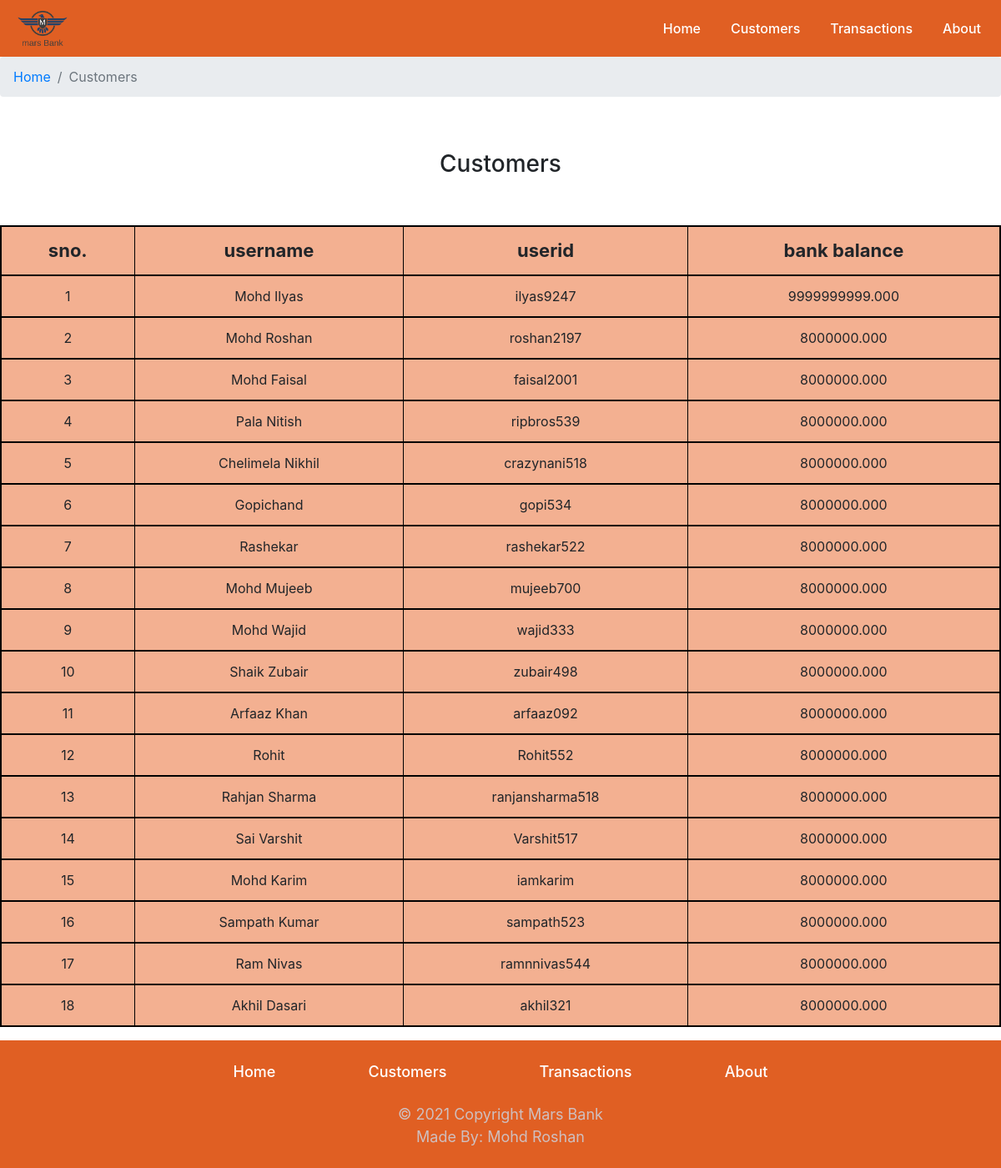
The page /customers.php on the database its author committed.
### tables this page shows
CREATE TABLE `users` (
  `sno` int(255) NOT NULL,
  `username` varchar(20) NOT NULL,
  `userID` varchar(25) NOT NULL,
  `bankBalance` double(23,3) NOT NULL
);

### customers.php (the view, shortened to what this page needs)
<?php
include("connection.php");
include("includes/header.php");
?>
<html>
<head>
    <link rel="stylesheet" href="css/common.css">
</head>
<body>
    <nav aria-label="breadcrumb">
        <ol class="breadcrumb">
            <li class="breadcrumb-item"><a href="index.php">Home</a></li>
            <li class="breadcrumb-item active" aria-current="page">Customers</li>
        </ol>
    </nav>
    <div class="main-content main">
        <br><br>
        <h3> Customers </h3>
        <br><br>
        <div class="table-responsive">
            <table class="table ">
                <tr>
                    <th>sno.</th>
                    <th>username</th>
                    <th>userid</th>
                    <th>bank balance</th>
                </tr>
                <?php
                $query = "SELECT * FROM users";
                $data = mysqli_query($conn, $query);
                $total = mysqli_num_rows($data);
                if ($total != 0)
                    while ($result = mysqli_fetch_assoc($data)) {
                        echo "<tr>
                        <td>" . $result['sno'] . "</td>
                        <td>" . $result['username'] . "</td>
                        <td>" . $result['userID'] . "</td>
                        <td>" . $result['bankBalance'] . "</td> </tr>";
                    }
                ?>
            </table>
        </div>
    </div>
    <?php
    include("includes/footer.php");
    ?>
</body>
</html>

### includes/header.php (shortened to what this page needs)
<!DOCTYPE html>
<html>
<head>
  <link rel="stylesheet" href="css/header.css">
  <?php
  include "head-links.php"
  ?>
</head>
<body>
  <nav class="navbar navbar-expand-lg navbar-light">
    <a class="navbar-brand" href="index.php"><img src="images/logo.png" alt="logo" width="70px"></a>
    <div class="collapse navbar-collapse" id="navbarSupportedContent" data-toggle="collapse" data-target=".navbar-collapse">
      <ul class="navbar-nav ml-auto">
        <li class="nav-item">
          <a class="nav-link" href="index.php">Home</a>
        </li>
        <li class="nav-item">
          <a class="nav-link" href="customers.php">Customers</a>
        </li>
        <li class="nav-item">
          <a class="nav-link" href="transactions.php">Transactions</a>
        </li>
        <li class="nav-item">
          <a class="nav-link" href="about.php">About</a>
        </li>
    </div>
  </nav>
</body>
</html>

### includes/head-links.php (shortened to what this page needs)
<link rel="stylesheet" href="https://cdn.jsdelivr.net/npm/@fortawesome/fontawesome-free@5.15.4/css/fontawesome.min.css">
<link rel="stylesheet" href="https://maxcdn.bootstrapcdn.com/bootstrap/4.0.0/css/bootstrap.min.css">
<link rel="stylesheet" href="https://cdnjs.cloudflare.com/ajax/libs/font-awesome/4.7.0/css/font-awesome.min.css">

### includes/footer.php
<!DOCTYPE html>
<html lang="en">
<head>
    <link rel="stylesheet" href="css/footer.css">
</head>
<body>
    <div class="footer">
        <div class="page-container footer-container">
            <div class="footer-links">
                <div class="footer-link">
                    <a href="index.php">Home</a>
                </div>
                <div class="footer-link">
                    <a href="customers.php">Customers</a>
                </div>
                <div class="footer-link">
                    <a href="transactions.php">Transactions</a>
                </div>
                <div class="footer-link">
                    <a href="about.php">About</a>
                </div>
            </div>
            <div class="footer-copyright">© 2021 Copyright Mars Bank<br>Made By: Mohd Roshan </div>
        </div>
</body>
</html>

### css/header.css (style rules this page uses)
.navbar { background-color: rgb(224, 95, 35); text-align: center; }
.nav-link { margin: 0px 10px; color: white !important; text-align: center; font-weight: 500; width: 100%; }

### css/common.css (style rules this page uses)
* { margin: 0px; padding: 0px; box-sizing: border-box; }
.main { display: flex; flex-direction: column; text-align: center; align-items: center; justify-content: center; }
.table { border: 2px solid black; border-radius: 5px; padding: 15px; padding-bottom: 25px; background-color: rgb(243, 176, 145); }
th, td { height: 40px; border-right: 1px solid black; border-bottom: 2px solid black; }
th { font-size: 22px; }
th:last-child, td:last-child { border-right: none; }
.table-responsive { display: flex; justify-content: center; align-items: center; }

### css/footer.css (style rules this page uses)
body { margin: 0px; }
.page-container { max-width: 800px; padding: 80px 24px; margin: auto; }
.footer-container { padding: 24px; }
.footer { background-color: rgb(224, 95, 35); font-size: 18px; }
.footer-links { display: flex; flex-wrap: wrap; justify-content: space-around; }
.footer-link { margin-bottom: 10px; text-align: center; }
.footer-link a { color: white; font-weight: 500; text-decoration: none; }
.footer-copyright { color: #cfbfbf; text-align: center; padding-top: 14px; }

### rows shown on the page
users: sno "1", username "Mohd Ilyas", userID "ilyas9247", bankBalance "9999999999.000"
users: sno "2", username "Mohd Roshan", userID "roshan2197", bankBalance "8000000.000"
users: sno "3", username "Mohd Faisal", userID "faisal2001", bankBalance "8000000.000"
users: sno "4", username "Pala Nitish", userID "ripbros539", bankBalance "8000000.000"
users: sno "5", username "Chelimela Nikhil", userID "crazynani518", bankBalance "8000000.000"
users: sno "6", username "Gopichand", userID "gopi534", bankBalance "8000000.000"
users: sno "7", username "Rashekar", userID "rashekar522", bankBalance "8000000.000"
users: sno "8", username "Mohd Mujeeb", userID "mujeeb700", bankBalance "8000000.000"
users: sno "9", username "Mohd Wajid", userID "wajid333", bankBalance "8000000.000"
users: sno "10", username "Shaik Zubair", userID "zubair498", bankBalance "8000000.000"
users: sno "11", username "Arfaaz Khan", userID "arfaaz092", bankBalance "8000000.000"
users: sno "12", username "Rohit", userID "Rohit552", bankBalance "8000000.000"
users: sno "13", username "Rahjan Sharma", userID "ranjansharma518", bankBalance "8000000.000"
users: sno "14", username "Sai Varshit", userID "Varshit517", bankBalance "8000000.000"
users: sno "15", username "Mohd Karim", userID "iamkarim", bankBalance "8000000.000"
users: sno "16", username "Sampath Kumar", userID "sampath523", bankBalance "8000000.000"
users: sno "17", username "Ram Nivas", userID "ramnnivas544", bankBalance "8000000.000"
users: sno "18", username "Akhil Dasari", userID "akhil321", bankBalance "8000000.000"
